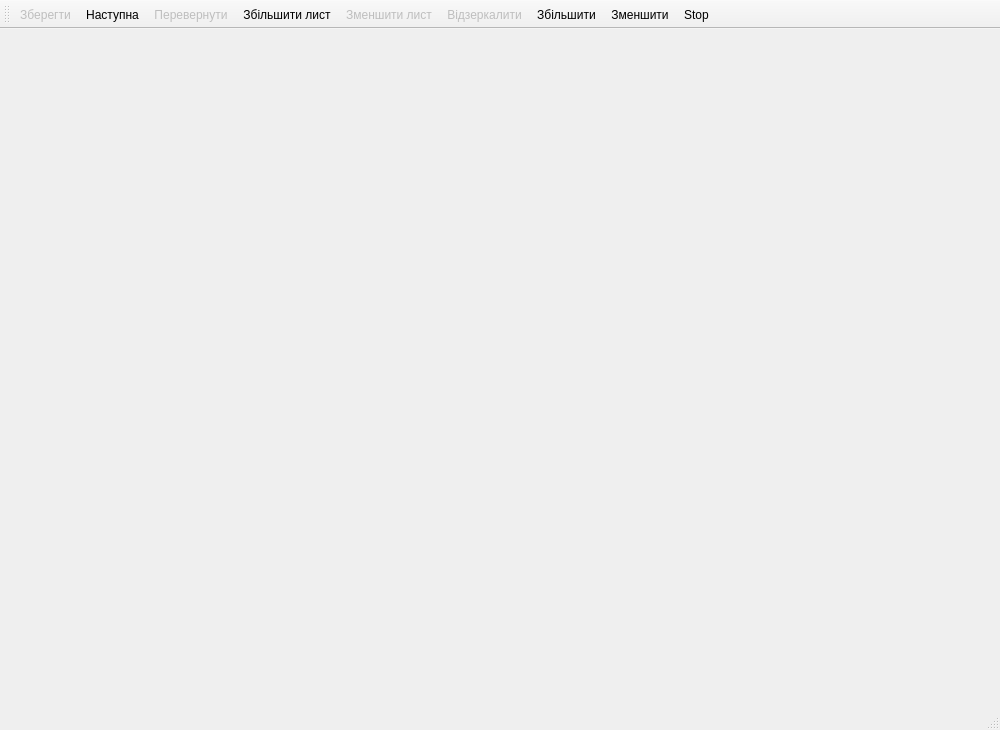
<?xml version="1.0" encoding="UTF-8"?>
<ui version="4.0">
 <class>TableWindow</class>
 <widget class="QMainWindow" name="TableWindow">
  <property name="geometry">
   <rect>
    <x>0</x>
    <y>0</y>
    <width>1000</width>
    <height>730</height>
   </rect>
  </property>
  <property name="windowTitle">
   <string>Створення розкладки</string>
  </property>
  <widget class="QWidget" name="centralwidget">
   <layout class="QHBoxLayout" name="horizontalLayout">
    <property name="sizeConstraint">
     <enum>QLayout::SetMinAndMaxSize</enum>
    </property>
    <property name="margin">
     <number>9</number>
    </property>
   </layout>
  </widget>
  <widget class="QToolBar" name="toolBar">
   <property name="windowTitle">
    <string>toolBar</string>
   </property>
   <property name="iconSize">
    <size>
     <width>16</width>
     <height>16</height>
    </size>
   </property>
   <property name="toolButtonStyle">
    <enum>Qt::ToolButtonIconOnly</enum>
   </property>
   <attribute name="toolBarArea">
    <enum>TopToolBarArea</enum>
   </attribute>
   <attribute name="toolBarBreak">
    <bool>false</bool>
   </attribute>
   <addaction name="actionSave"/>
   <addaction name="actionNext"/>
   <addaction name="actionTurn"/>
   <addaction name="actionAdd"/>
   <addaction name="actionRemove"/>
   <addaction name="actionMirror"/>
   <addaction name="actionZoomIn"/>
   <addaction name="actionZoomOut"/>
   <addaction name="actionStop"/>
  </widget>
  <widget class="QStatusBar" name="statusBar"/>
  <action name="actionSave">
   <property name="enabled">
    <bool>false</bool>
   </property>
   <property name="icon">
    <iconset theme="document-save-as">
     <normaloff/>
    </iconset>
   </property>
   <property name="text">
    <string>Зберегти</string>
   </property>
   <property name="toolTip">
    <string>Зберегти розкладку</string>
   </property>
  </action>
  <action name="actionNext">
   <property name="icon">
    <iconset theme="go-next">
     <normaloff/>
    </iconset>
   </property>
   <property name="text">
    <string>Наступна</string>
   </property>
   <property name="toolTip">
    <string>Наступна деталь</string>
   </property>
  </action>
  <action name="actionTurn">
   <property name="enabled">
    <bool>false</bool>
   </property>
   <property name="icon">
    <iconset theme="object-rotate-left">
     <normaloff/>
    </iconset>
   </property>
   <property name="text">
    <string>Перевернути</string>
   </property>
   <property name="toolTip">
    <string>Перевернути деталь на 180 градусів</string>
   </property>
  </action>
  <action name="actionStop">
   <property name="icon">
    <iconset theme="process-stop">
     <normaloff/>
    </iconset>
   </property>
   <property name="text">
    <string>Stop</string>
   </property>
   <property name="toolTip">
    <string>Припинити укладання</string>
   </property>
  </action>
  <action name="actionAdd">
   <property name="icon">
    <iconset theme="list-add">
     <normaloff/>
    </iconset>
   </property>
   <property name="text">
    <string>Збільшити лист</string>
   </property>
   <property name="toolTip">
    <string>Збільшити довжину листа</string>
   </property>
  </action>
  <action name="actionRemove">
   <property name="enabled">
    <bool>false</bool>
   </property>
   <property name="icon">
    <iconset theme="list-remove">
     <normaloff/>
    </iconset>
   </property>
   <property name="text">
    <string>Зменшити лист</string>
   </property>
   <property name="toolTip">
    <string>Зменшити довжину листа</string>
   </property>
  </action>
  <action name="actionMirror">
   <property name="enabled">
    <bool>false</bool>
   </property>
   <property name="icon">
    <iconset resource="icon.qrc">
     <normaloff>:/icon/16x16/mirror.png</normaloff>:/icon/16x16/mirror.png</iconset>
   </property>
   <property name="text">
    <string>Відзеркалити</string>
   </property>
   <property name="toolTip">
    <string>Дзеркальне зображення деталі</string>
   </property>
  </action>
  <action name="actionZoomIn">
   <property name="icon">
    <iconset theme="zoom-in">
     <normaloff/>
    </iconset>
   </property>
   <property name="text">
    <string>Збільшити</string>
   </property>
   <property name="toolTip">
    <string>Збільшити</string>
   </property>
  </action>
  <action name="actionZoomOut">
   <property name="icon">
    <iconset theme="zoom-out">
     <normaloff/>
    </iconset>
   </property>
   <property name="text">
    <string>Зменшити</string>
   </property>
  </action>
 </widget>
 <resources>
  <include location="icon.qrc"/>
 </resources>
 <connections/>
</ui>
